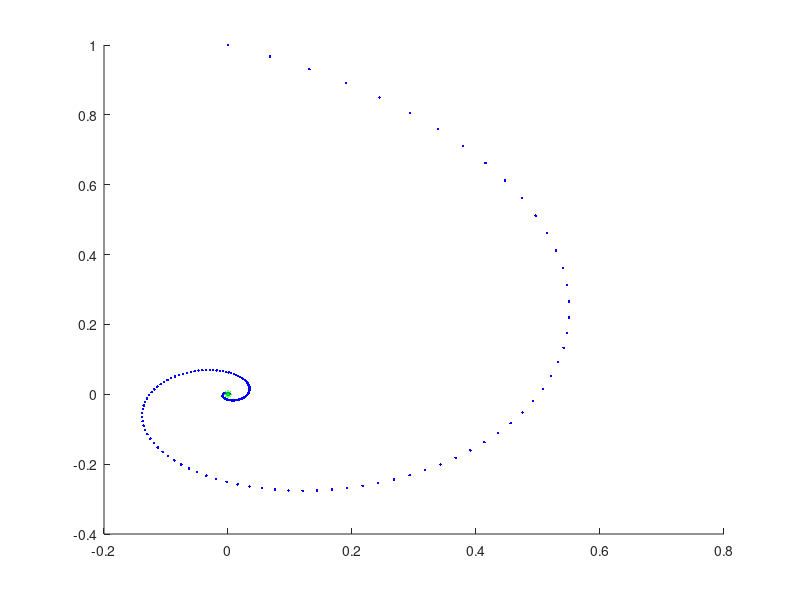

Reproduce this figure in MATLAB.
clear all
format long

steps = 5000;

time = linspace(0, 100, steps);

x0 = [0; 0; -0.83824];

x = zeros(3, steps);

alpha1 = -1.53824;
beta1 = -3.5;

v1 = [0; 1; 0];
v2 = [-1; 0; 0];

for k = 1:steps
thisTime = time(k)
s = exp(alpha1*thisTime)*cos(beta1*thisTime);
t = exp(alpha1*thisTime)*sin(beta1*thisTime);
x(1:3, k) =x0 + s*v1 + t*v2;
end

figure
hold on
plot3(x(1, :)', x(2, :)', x(3, :)', 'b.')
plot3(x0(1), x0(2), x0(3), 'g*')